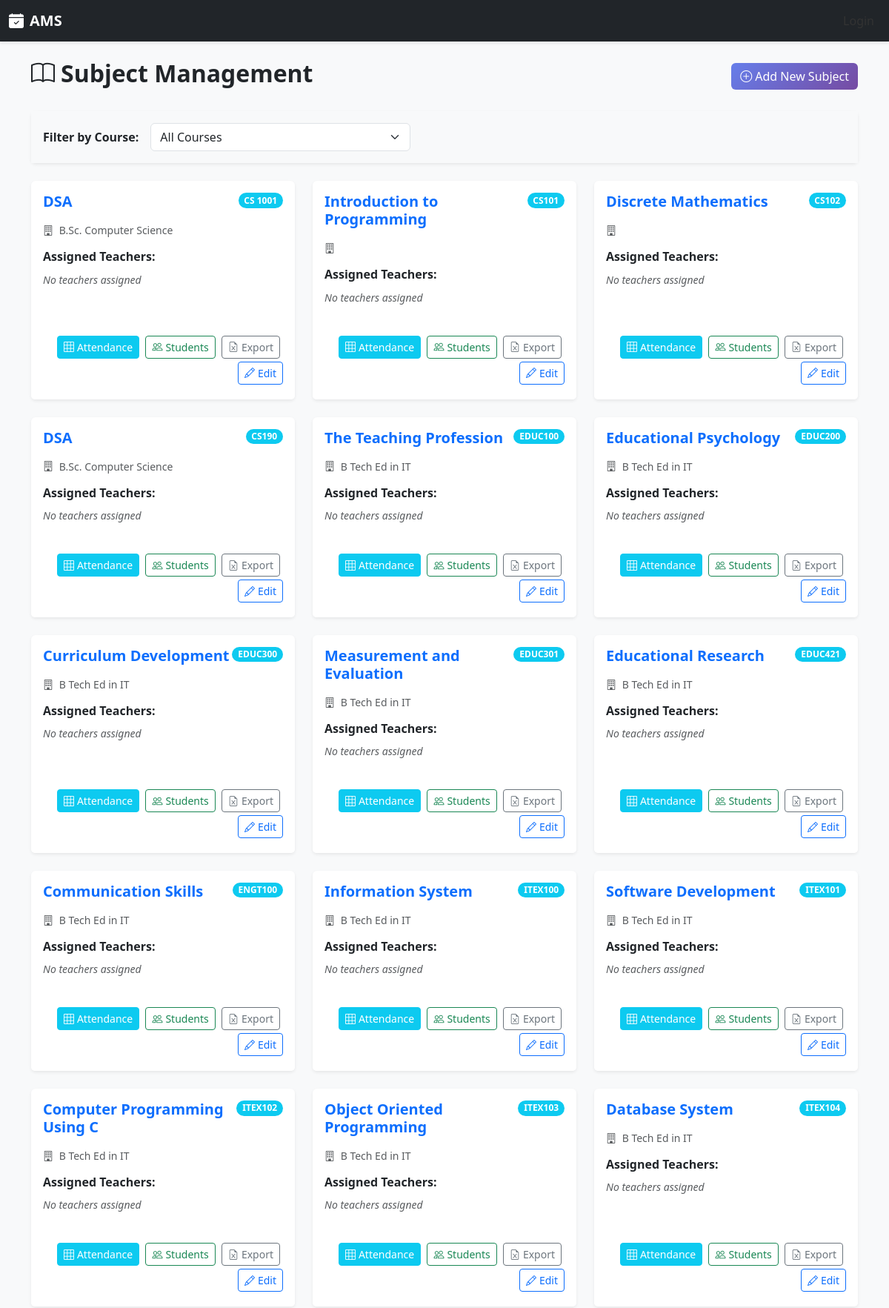
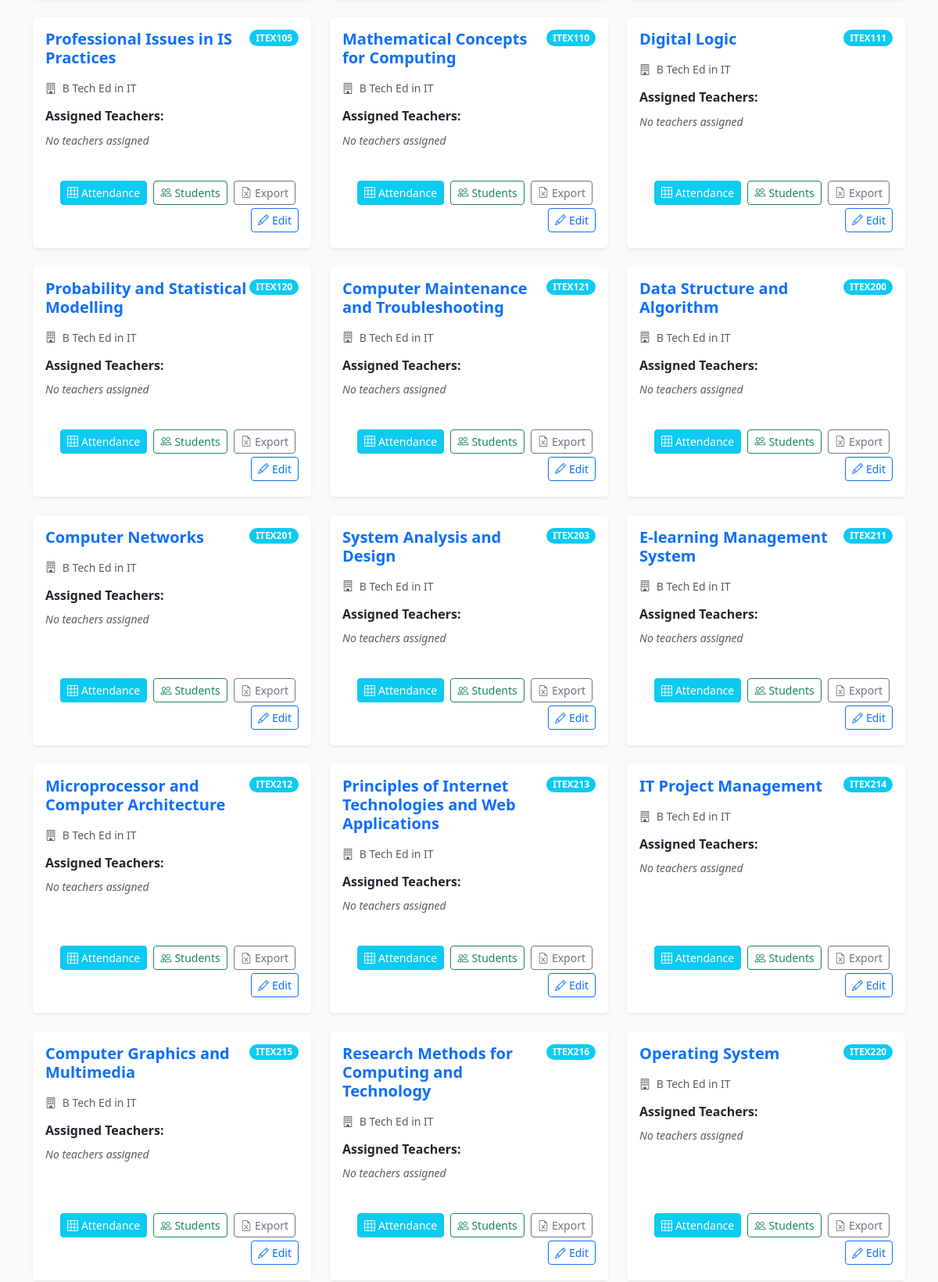
The page /accounts/admin/subjects/ (upper part) on the database its author committed (2 pictures, top to bottom).
### core/models.py (models this page shows, shortened)
class Subject(models.Model):
    id = models.UUIDField(primary_key=True, default=uuid.uuid4, editable=False)
    course = models.ForeignKey(Course, on_delete=models.CASCADE, related_name='subjects', null=True)
    semester = models.ForeignKey(Semester, on_delete=models.CASCADE, related_name='subjects', null=True)
    subject_code = models.CharField(max_length=50, unique=True)
    subject_name = models.CharField(max_length=200)
    created_at = models.DateTimeField(auto_now_add=True)
    updated_at = models.DateTimeField(auto_now=True)
    class Meta:
        db_table = 'subject'
        ordering = ['subject_code']

class Course(models.Model):
    STATUS_CHOICES = [
        ('active', 'Active'),
        ('inactive', 'Inactive'),
    ]
    id = models.UUIDField(primary_key=True, default=uuid.uuid4, editable=False)
    course_name = models.CharField(max_length=200)
    status = models.CharField(max_length=20, choices=STATUS_CHOICES, default='active')
    created_at = models.DateTimeField(auto_now_add=True)
    updated_at = models.DateTimeField(auto_now=True)
    class Meta:
        db_table = 'course'
        ordering = ['course_name']

### accounts/views.py (the view)
# urls.py: path('admin/subjects/', views.subject_list, name='subject_list'),
def subject_list(request):
    course_filter = request.GET.get('course')
    semester_filter = request.GET.get('semester')
    subjects = Subject.objects.all().select_related('course', 'semester')
    if course_filter:
        subjects = subjects.filter(course_id=course_filter)
    if semester_filter:
        subjects = subjects.filter(semester_id=semester_filter)
    for subject in subjects:
        assignments = TeacherSubject.objects.filter(subject=subject).select_related('teacher')
        subject.assigned_teachers = [a.teacher for a in assignments]
    courses = Course.objects.all()
    selected_semester = None
    if semester_filter:
        selected_semester = Semester.objects.filter(id=semester_filter).first()
    context = {
        'subjects': subjects,
        'courses': courses,
        'course_filter': course_filter,
        'semester_filter': semester_filter,
        'selected_semester': selected_semester,
        'page_title': 'Subject Management'
    }
    return render(request, 'admin/subject_list.html', context)

### templates/admin/subject_list.html (shortened to what this page needs)
{% extends 'base.html' %}
{% block content %}
<div class="d-flex justify-content-between align-items-center mb-4">
    <h2 class="fw-bold"><i class="bi bi-book me-2"></i>{{ page_title }}</h2>
    <a href="{% url 'subject_create' %}" class="btn btn-primary">
        <i class="bi bi-plus-circle me-1"></i>Add New Subject
    </a>
</div>
<div class="card shadow-sm border-0 mb-4">
    <div class="card-body bg-light">
        <form method="GET" class="row gx-3 align-items-center">
            <div class="col-auto">
                <label class="col-form-label fw-bold">Filter by Course:</label>
            </div>
            <div class="col-md-4">
                <select name="course" class="form-select" onchange="this.form.submit()">
                    <option value="">All Courses</option>
                </select>
            </div>
        </form>
    </div>
</div>
<div class="row">
    {% for subject in subjects %}
    <div class="col-md-6 col-lg-4 mb-4">
        <div class="card shadow-sm border-0 h-100">
            <div class="card-body">
                <div class="d-flex justify-content-between align-items-start mb-3">
                    <h5 class="fw-bold text-primary mb-0">{{ subject.subject_name }}</h5>
                    <span class="badge bg-info rounded-pill">{{ subject.subject_code }}</span>
                </div>
                <p class="text-muted small mb-3">
                    <i class="bi bi-building me-1"></i>
                    {{ subject.course.course_name }}
                </p>
                <h6 class="fw-bold mb-2">Assigned Teachers:</h6>
                <div class="mb-3">
                    {% for teacher in subject.assigned_teachers %}
                    <div class="d-inline-flex align-items-center bg-light rounded-pill px-3 py-1 border mb-1 me-1">
                        <i class="bi bi-person-badge text-primary me-2"></i>
                        <span class="small dw-semibold">{{ teacher.firstname }} {{ teacher.lastname }}</span>
                    </div>
                    {% empty %}
                    <span class="text-muted small fst-italic">No teachers assigned</span>
                    {% endfor %}
                </div>
            </div>
            <div class="card-footer bg-white border-0 text-end pb-3">
                <a href="{% url 'teacher_view_students' subject.id %}" class="btn btn-sm btn-info text-white me-1 mb-1">
                    <i class="bi bi-grid-3x3 me-1"></i>Attendance
                </a>
                <a href="{% url 'teacher_view_students' subject.id %}" class="btn btn-sm btn-outline-success me-1 mb-1">
                    <i class="bi bi-people me-1"></i>Students
                </a>
                <a href="{% url 'export_subject_attendance_excel' subject.id %}" class="btn btn-sm btn-outline-secondary me-1 mb-1" title="Export to Excel">
                    <i class="bi bi-file-earmark-excel me-1"></i>Export
                </a>
                <a href="{% url 'subject_edit' subject.id %}" class="btn btn-sm btn-outline-primary mb-1">
                    <i class="bi bi-pencil me-1"></i>Edit
                </a>
            </div>
        </div>
    </div>
    {% endfor %}
</div>
{% endblock %}

### templates/base.html (style rules this page uses)
body { background-color: #f8f9fa; }
.card { border: none; box-shadow: 0 4px 6px rgba(0,0,0,0.05); transition: transform 0.2s; }
.btn-primary { background: linear-gradient(135deg, #667eea 0%, #764ba2 100%); border: none; }

### rows shown on the page
Subject: subject_name "DSA", subject_code "CS 1001", course.course_name "B.Sc. Computer Science"
Subject: subject_name "Introduction to Programming", subject_code "CS101"
Subject: subject_name "Discrete Mathematics", subject_code "CS102"
Subject: subject_name "DSA", subject_code "CS190", course.course_name "B.Sc. Computer Science"
Subject: subject_name "The Teaching Profession", subject_code "EDUC100", course.course_name "B Tech Ed in IT"
Subject: subject_name "Educational Psychology", subject_code "EDUC200", course.course_name "B Tech Ed in IT"
Subject: subject_name "Curriculum Development", subject_code "EDUC300", course.course_name "B Tech Ed in IT"
Subject: subject_name "Measurement and Evaluation", subject_code "EDUC301", course.course_name "B Tech Ed in IT"
Subject: subject_name "Educational Research", subject_code "EDUC421", course.course_name "B Tech Ed in IT"
Subject: subject_name "Communication Skills", subject_code "ENGT100", course.course_name "B Tech Ed in IT"
Subject: subject_name "Information System", subject_code "ITEX100", course.course_name "B Tech Ed in IT"
Subject: subject_name "Software Development", subject_code "ITEX101", course.course_name "B Tech Ed in IT"
Subject: subject_name "Computer Programming Using C", subject_code "ITEX102", course.course_name "B Tech Ed in IT"
Subject: subject_name "Object Oriented Programming", subject_code "ITEX103", course.course_name "B Tech Ed in IT"
Subject: subject_name "Database System", subject_code "ITEX104", course.course_name "B Tech Ed in IT"
Subject: subject_name "Professional Issues in IS Practices", subject_code "ITEX105", course.course_name "B Tech Ed in IT"
Subject: subject_name "Mathematical Concepts for Computing", subject_code "ITEX110", course.course_name "B Tech Ed in IT"
Subject: subject_name "Digital Logic", subject_code "ITEX111", course.course_name "B Tech Ed in IT"
Subject: subject_name "Probability and Statistical Modelling", subject_code "ITEX120", course.course_name "B Tech Ed in IT"
Subject: subject_name "Computer Maintenance and Troubleshooting", subject_code "ITEX121", course.course_name "B Tech Ed in IT"
Subject: subject_name "Data Structure and Algorithm", subject_code "ITEX200", course.course_name "B Tech Ed in IT"
Subject: subject_name "Computer Networks", subject_code "ITEX201", course.course_name "B Tech Ed in IT"
Subject: subject_name "System Analysis and Design", subject_code "ITEX203", course.course_name "B Tech Ed in IT"
Subject: subject_name "E-learning Management System", subject_code "ITEX211", course.course_name "B Tech Ed in IT"
Subject: subject_name "Microprocessor and Computer Architecture", subject_code "ITEX212", course.course_name "B Tech Ed in IT"
Subject: subject_name "Principles of Internet Technologies and Web Applications", subject_code "ITEX213", course.course_name "B Tech Ed in IT"
Subject: subject_name "IT Project Management", subject_code "ITEX214", course.course_name "B Tech Ed in IT"
Subject: subject_name "Computer Graphics and Multimedia", subject_code "ITEX215", course.course_name "B Tech Ed in IT"
Subject: subject_name "Research Methods for Computing and Technology", subject_code "ITEX216", course.course_name "B Tech Ed in IT"
Subject: subject_name "Operating System", subject_code "ITEX220", course.course_name "B Tech Ed in IT"

### other values the page prints
{{ page_title }} "Subject Management"
